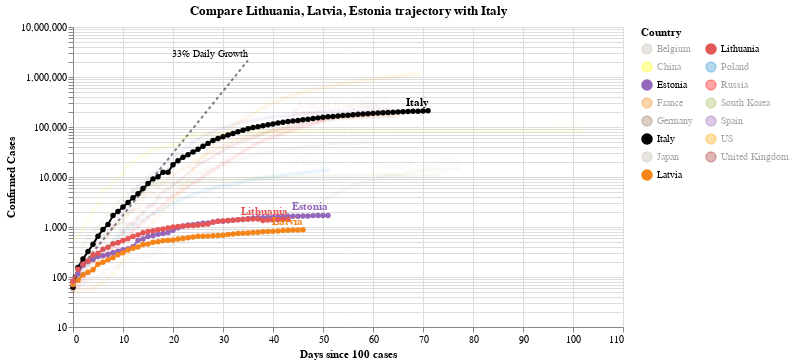

Notebook code cell kept with this figure:
### Code cell
#hide_input
chart3 = make_since_chart(dff2, ['Lithuania', 'Latvia', 'Estonia'], baseline_countries)
chart3

### Figure 1 — Vega-Lite specification as saved in the notebook (floating-point values rounded to 4 significant figures; data arrays with more than 128 entries replaced by an {"elided": "..."} marker saying what was removed)
{"config": {"view": {"continuousWidth": 400, "continuousHeight": 300}}, "layer": [{"mark": {"type": "line", "color": "black", "opacity": 0.5, "strokeDash": [3, 3]}, "encoding": {"x": {"type": "quantitative", "field": "Days since 100 cases"}, "y": {"type": "quantitative", "field": "Confirmed Cases"}}}, {"mark": {"type": "text", "align": "right", "dy": -6, "fontSize": 10, "text": "33% Daily Growth"}, "encoding": {"x": {"type": "quantitative", "field": "Days since 100 cases"}, "y": {"type": "quantitative", "field": "Confirmed Cases"}}, "transform": [{"filter": "(datum['Days since 100 cases'] >= 35)"}]}, {"data": {"name": "data-bf468289bcb972d1bc6d2702714796da"}, "mark": {"type": "line", "point": true}, "encoding": {"color": {"type": "nominal", "field": "Country", "legend": {"columns": 2}, "scale": {"domain": ["Belgium", "China", "Estonia", "France", "Germany", "Italy", "Japan", "Latvia", "Lithuania", "Poland", "Russia", "South Korea", "Spain", "US", "United Kingdom"], "range": ["#C1B7AD", "yellow", "#9467bd", "#F58518", "#9D755D", "black", "#C1B7AD", "#F58518", "#E45756", "#2495D3", "red", "#A1BA59", "#9467bd", "orange", "brown"]}}, "opacity": {"condition": {"value": 1, "selection": "selector002"}, "value": 0.05}, "tooltip": [{"type": "nominal", "field": "Country"}, {"type": "temporal", "field": "Date"}, {"type": "quantitative", "field": "Confirmed Cases"}, {"type": "quantitative", "field": "Days since 100 cases"}], "x": {"type": "quantitative", "field": "Days since 100 cases"}, "y": {"type": "quantitative", "field": "Confirmed Cases", "scale": {"type": "log"}}}, "selection": {"selector002": {"type": "multi", "fields": ["Country"], "bind": "legend", "init": [{"Country": "Lithuania"}, {"Country": "Latvia"}, {"Country": "Estonia"}, {"Country": "Italy"}]}}, "width": 550}, {"data": {"name": "data-bf468289bcb972d1bc6d2702714796da"}, "mark": {"type": "text", "align": "right", "dy": -8, "fontWeight": "bold"}, "encoding": {"color": {"type": "nominal", "field": "Country", "legend": {"columns": 2}, "scale": {"domain": ["Belgium", "China", "Estonia", "France", "Germany", "Italy", "Japan", "Latvia", "Lithuania", "Poland", "Russia", "South Korea", "Spain", "US", "United Kingdom"], "range": ["#C1B7AD", "yellow", "#9467bd", "#F58518", "#9D755D", "black", "#C1B7AD", "#F58518", "#E45756", "#2495D3", "red", "#A1BA59", "#9467bd", "orange", "brown"]}}, "opacity": {"condition": {"value": 1, "selection": "selector002"}, "value": 0.05}, "text": {"type": "nominal", "field": "Country"}, "tooltip": [{"type": "nominal", "field": "Country"}, {"type": "temporal", "field": "Date"}, {"type": "quantitative", "field": "Confirmed Cases"}, {"type": "quantitative", "field": "Days since 100 cases"}], "x": {"type": "quantitative", "field": "Days since 100 cases"}, "y": {"type": "quantitative", "field": "Confirmed Cases", "scale": {"type": "log"}}}, "transform": [{"filter": "(datum['Date'] >= 1588464000000)"}], "width": 550}], "data": {"name": "data-c1a3bbf4dd040f2e7e8e7a69520e3c2a"}, "title": "Compare Lithuania, Latvia, Estonia trajectory with Italy", "$schema": "https://vega.github.io/schema/vega-lite/v4.0.2.json", "datasets": {"data-c1a3bbf4dd040f2e7e8e7a69520e3c2a": [{"Days since 100 cases": 0, "Confirmed Cases": 100.0}, {"Days since 100 cases": 1, "Confirmed Cases": 133.0}, {"Days since 100 cases": 2, "Confirmed Cases": 176.9}, {"Days since 100 cases": 3, "Confirmed Cases": 235.3}, {"Days since 100 cases": 4, "Confirmed Cases": 312.9}, {"Days since 100 cases": 5, "Confirmed Cases": 416.2}, {"Days since 100 cases": 6, "Confirmed Cases": 553.5}, {"Days since 100 cases": 7, "Confirmed Cases": 736.1}, {"Days since 100 cases": 8, "Confirmed Cases": 979.1}, {"Days since 100 cases": 9, "Confirmed Cases": 1302.0}, {"Days since 100 cases": 10, "Confirmed Cases": 1732.0}, {"Days since 100 cases": 11, "Confirmed Cases": 2303.0}, {"Days since 100 cases": 12, "Confirmed Cases": 3064.0}, {"Days since 100 cases": 13, "Confirmed Cases": 4074.0}, {"Days since 100 cases": 14, "Confirmed Cases": 5419.0}, {"Days since 100 cases": 15, "Confirmed Cases": 7207.0}, {"Days since 100 cases": 16, "Confirmed Cases": 9586.0}, {"Days since 100 cases": 17, "Confirmed Cases": 12750.0}, {"Days since 100 cases": 18, "Confirmed Cases": 16960.0}, {"Days since 100 cases": 19, "Confirmed Cases": 22550.0}, {"Days since 100 cases": 20, "Confirmed Cases": 29990.0}, {"Days since 100 cases": 21, "Confirmed Cases": 39890.0}, {"Days since 100 cases": 22, "Confirmed Cases": 53060.0}, {"Days since 100 cases": 23, "Confirmed Cases": 70560.0}, {"Days since 100 cases": 24, "Confirmed Cases": 93850.0}, {"Days since 100 cases": 25, "Confirmed Cases": 124800.0}, {"Days since 100 cases": 26, "Confirmed Cases": 166000.0}, {"Days since 100 cases": 27, "Confirmed Cases": 220800.0}, {"Days since 100 cases": 28, "Confirmed Cases": 293700.0}, {"Days since 100 cases": 29, "Confirmed Cases": 390600.0}, {"Days since 100 cases": 30, "Confirmed Cases": 519500.0}, {"Days since 100 cases": 31, "Confirmed Cases": 690900.0}, {"Days since 100 cases": 32, "Confirmed Cases": 918900.0}, {"Days since 100 cases": 33, "Confirmed Cases": 1222000.0}, {"Days since 100 cases": 34, "Confirmed Cases": 1625000.0}, {"Days since 100 cases": 35, "Confirmed Cases": 2162000.0}], "data-bf468289bcb972d1bc6d2702714796da": {"elided": "960 records"}}}
